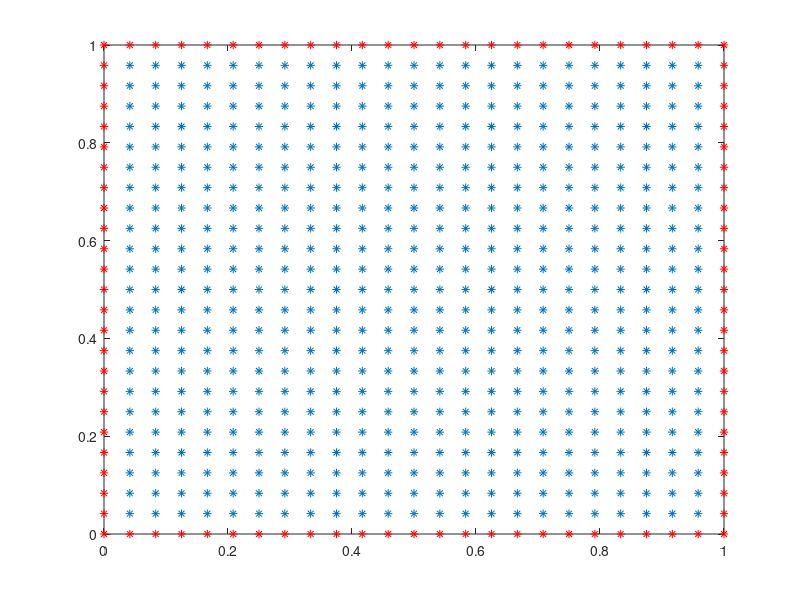
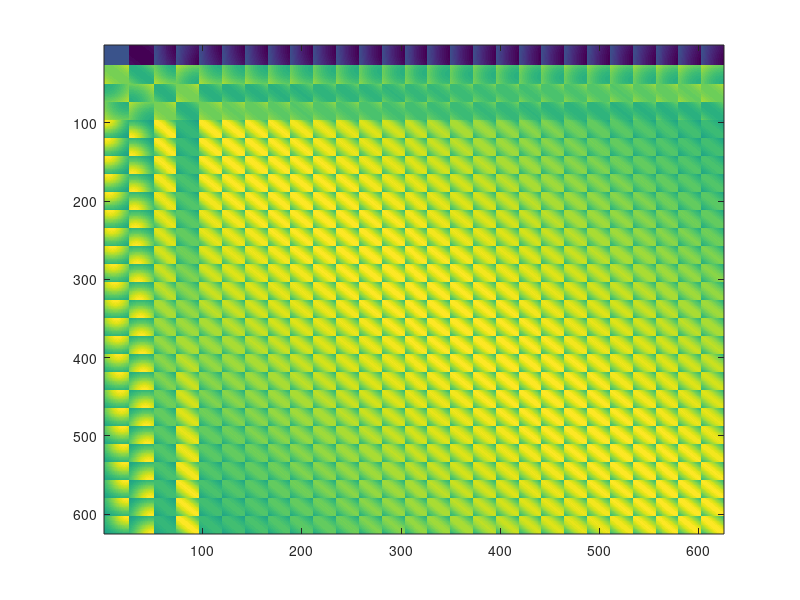
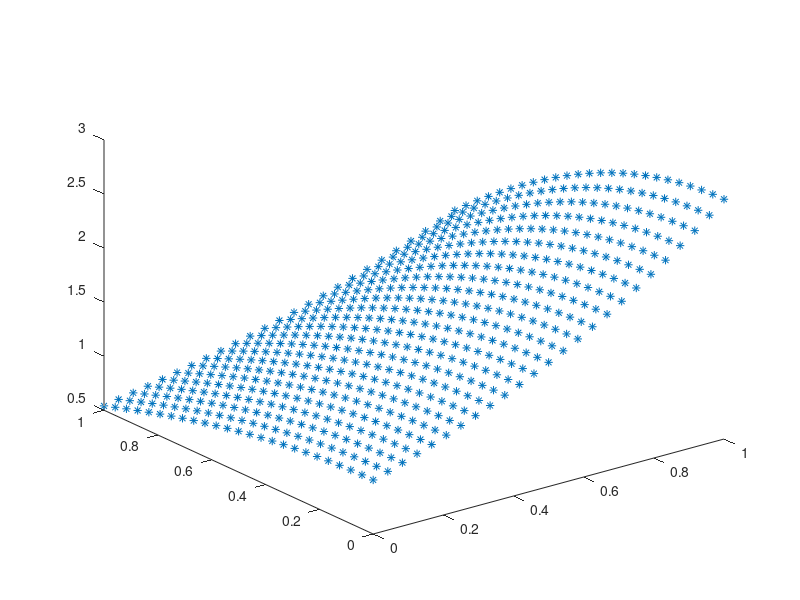
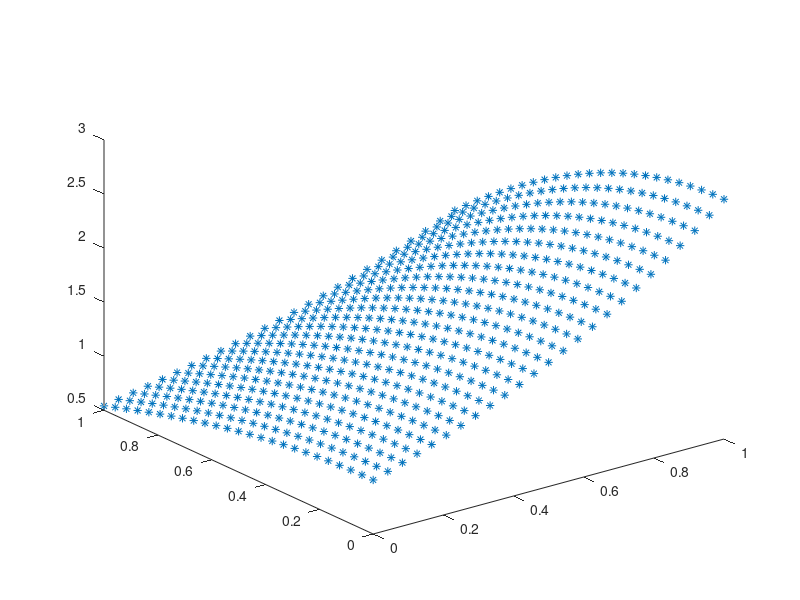

Write MATLAB code to recreate these figures, in order.
% Lu = 0 (2D) on a square domain [0,1]x[0,1]
% neumann on south boundary
% dirichlet on the other boundaries
clear; clc; close all;
u = @(x,y) exp(x).*cos(y);
phi = @(r,c) sqrt(r.^2+c^2);
% r = @(x,xj,y,yj) sqrt((x-xj).^2+(y-yj).^2);
% dux = @(x,xj,y,yj,c) (x-xj) ./ sqrt(r(x,xj,y,yj).^2+c^2);
% du2x = @(x,xj,y,yj,c) ((y-yj).^2+c^2) ./ ((r(x,xj,y,yj,c)+c^2)^(3/2));
c = 1;
a = 0;
b = 1;
nx = 25;
h = 1 / (nx-1);
xo = [a:h:b a:h:b repmat(a, 1, nx-2) repmat(b, 1, nx-2)]';
yo = [repmat(a, 1, nx) repmat(b, 1, nx) a+h:h:b-h a+h:h:b-h]';
[xi, yi] = meshgrid((a+h):h:(b-h)); % inner points
xi = xi(:);
yi = yi(:);
figure, plot(xo, yo, 'r*', xi, yi, '*')
x = [xo; xi];
y = [yo; yi];
n = length(x);
no = length(xo);
r = zeros(n);
dux = zeros(n);
duy = zeros(n);
du2x = zeros(n);
du2y = zeros(n);
for i = 1:n
    j = setdiff(1:n, i);
    r(i,j) = sqrt( (x(i)-x(j)).^2 + (y(i)-y(j)).^2 )';
end
j = 1:n;
for i = 1:n
    dux(i,j) = (x(i)-x(j)) ./ (sqrt(r(i,j).^2+c^2))';
    du2x(i,j) = ((y(i)-y(j)).^2+c^2) ./ ((r(i,j).^2+c^2).^(3/2))';  
    duy(i,j) = (y(i)-y(j)) ./ (sqrt(r(i,j).^2+c^2))';
    du2y(i,j) = ((x(i)-x(j)).^2+c^2) ./ ((r(i,j).^2+c^2).^(3/2))';
end
A = du2x+du2y;
% A(1:no,1:no) = eye(no);
% A(1:no,(no+1):n) = zeros(no,length((no+1):n));
A(1:no,1:n) = phi(r(1:no,1:n),c);
b = zeros(n, 1);
b(1:no) = u(x(1:no),y(1:no));%exp(x(1:no)).*cos(y(1:no));
b(1:nx) = zeros(nx, 1);
A(1:nx,:) = duy(1:nx,:);
figure, imagesc(A)
xx = A \ b;
exact = u(x,y);
xx = phi(r(1:n,1:n), c)*xx;
error = norm(xx-exact) / norm(exact)
figure, plot3(x, y, exact,'*')
figure, plot3(x, y, xx, '*')
